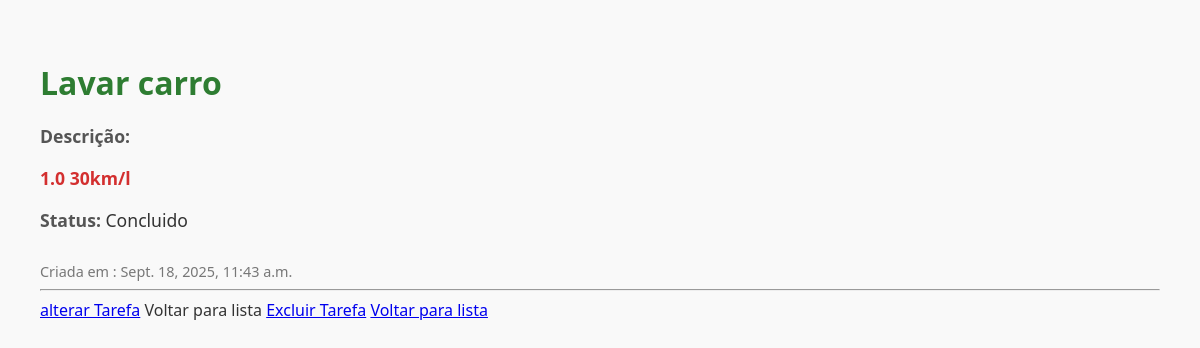
Page /tarefas/1/ on the committed database.
### tarefas/models.py (models this page shows, shortened)
class Tarefa(models.Model):
    titulo = models.CharField(max_length = 200)
    descricao = models.TextField(blank = True, null = True)
    data_criacao = models.DateTimeField(auto_now_add = True)
    concluida = models.BooleanField(default = False)
    projeto = models.ForeignKey(Projeto, on_delete = models.CASCADE, null = True, blank = True)

### tarefas/views.py (the view)
def detalhe_tarefa (request, tarefa_id):
    tarefa = get_object_or_404(Tarefa, pk= tarefa_id)
    return render (request, 'tarefas/detalhe.html',{'tarefa':tarefa})

### tarefas/templates/tarefas/detalhe.html (shortened to what this page needs)
<!DOCTYPE html>
<html lang="pt-br">
    <head>
        {% load static %}
        <link rel="stylesheet" href="{% static 'detalhe/detalhe.css' %}">
    </head>
<body>
    <h1>{{tarefa.titulo}}</h1>
    <p><strong>Descrição:</strong>{{ tarefa.descricao|linebreaks}} </p>
    <p><strong>Status:</strong> {% if tarefa.concluida %}Concluido{% else %}Pendente{% endif %}</p>
    <small>Criada em : {{tarefa.data_criacao}}</tarefa></small>
    <hr>
    <a href="{% url 'alterar_tarefa' tarefa.id %}">alterar Tarefa</a>
    Voltar para lista
     <a href="{% url 'excluir_tarefa' tarefa.id %}">Excluir Tarefa</a>
    <a href="{% url 'lista_tarefas' %}">Voltar para lista</a>
</body>
</html>

### tarefas/static/detalhe/detalhe.css (style rules this page uses)
body { margin: 0; padding: 0; font-family: 'Segoe UI', Tahoma, Geneva, Verdana, sans-serif; background-color: #f9f9f9; color: #333; padding: 40px; }
h1 { font-size: 2em; color: #2e7d32; margin-bottom: 20px; }
p { font-size: 1.1em; margin-bottom: 15px; }
strong { color: #555; }
p:nth-of-type(2) { font-weight: bold; color: #d32f2f; }
small { display: block; margin-top: 30px; color: #777; font-size: 0.9em; }

### rows in the picture
Tarefa: titulo "Lavar carro", descricao "1.0 30km/l", data_criacao "Sept. 18, 2025, 11:43 a.m."
